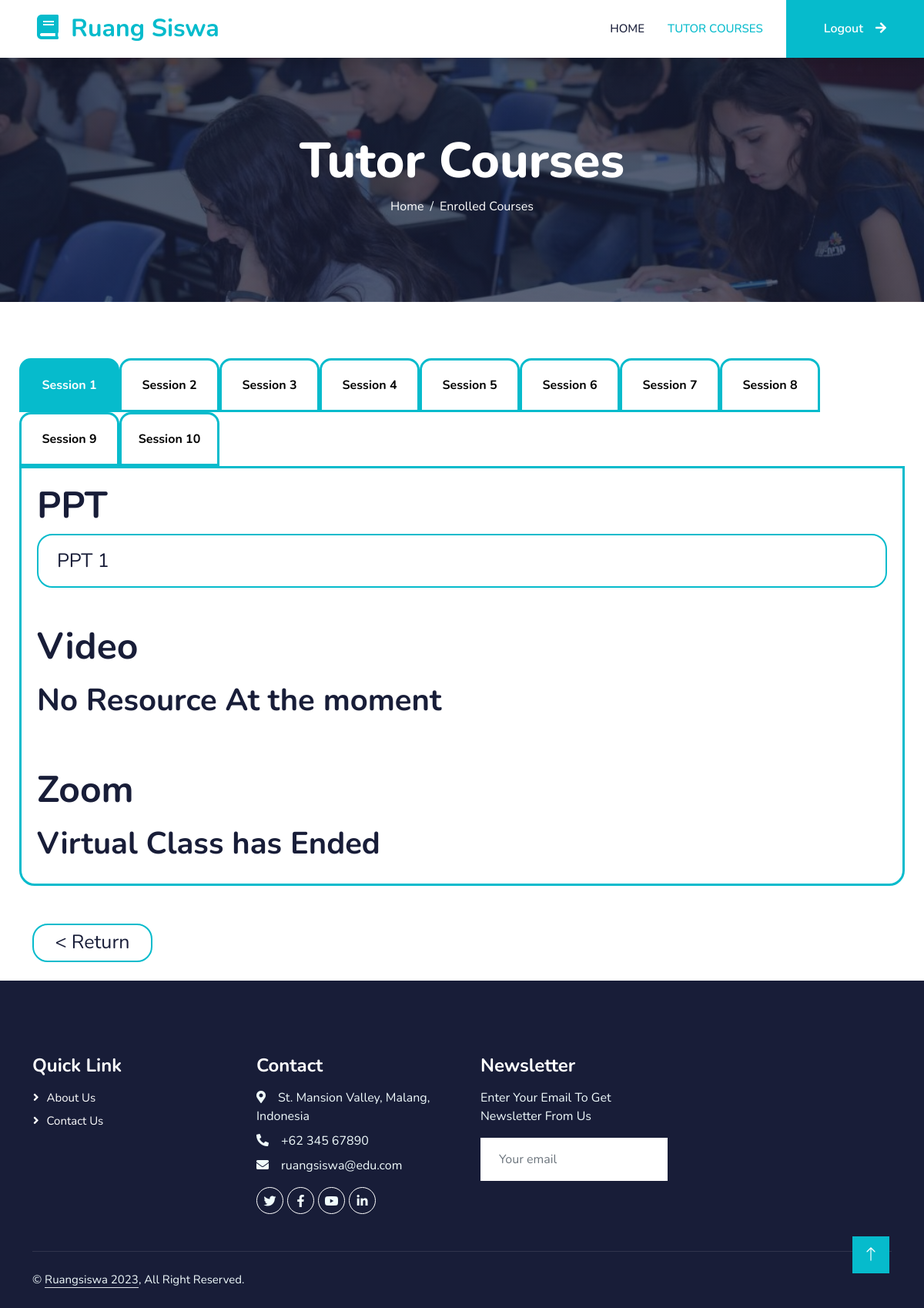
Page /Tutor/TTRDetCourse.php?crs=1&tID=06a2a87adb9df58eddbb41c45878209c&cls=10 (signed in) on the committed database.
### tables this page shows
CREATE TABLE `vipcoursesession` (
  `SessionID` int(11) NOT NULL,
  `CourseID` int(11) NOT NULL,
  `TutorID` varchar(100) NOT NULL,
  `SessionName` varchar(100) NOT NULL,
  `ZoomLink` varchar(100) NOT NULL,
  `SessionDate` date NOT NULL,
  `SessionTime` time NOT NULL
);

CREATE TABLE `vipsessionmaterials` (
  `SessionID` int(11) NOT NULL,
  `CourseID` int(11) NOT NULL,
  `TutorID` varchar(100) NOT NULL,
  `Type` varchar(100) NOT NULL,
  `Title` varchar(100) NOT NULL,
  `Link` varchar(100) NOT NULL
);

### Tutor/TTRDetCourse.php (the view, shortened to what this page needs)
<?php
    require_once 'connection.php';
    if(isset($_SESSION["Username"])){
        $session = $_GET['crs'];
        $tutor = $_GET['tID'];
        $sql1 = "SELECT * FROM vipcoursesession WHERE CourseID = $session";
        $listssn = $conn->query($sql1);
        $manyssn = mysqli_num_rows($listssn);
    }
?>
<!DOCTYPE html>
<html lang="en">
<head>
    <link href="https://cdnjs.cloudflare.com/ajax/libs/font-awesome/5.10.0/css/all.min.css" rel="stylesheet">
    <link href="https://cdn.jsdelivr.net/npm/bootstrap-icons@1.4.1/font/bootstrap-icons.css" rel="stylesheet">
    <link href="../lib/animate/animate.min.css" rel="stylesheet">
    <link href="../lib/owlcarousel/assets/owl.carousel.min.css" rel="stylesheet">
    <link href="../css/bootstrap.min.css" rel="stylesheet">
    <link href="../css/style.css" rel="stylesheet">
</head>
<body>
    <?php
    if(isset($_SESSION["Username"])){
    ?>
        <nav class="navbar navbar-expand-lg bg-white navbar-light shadow sticky-top p-0">
            <a href="index.php" class="navbar-brand d-flex align-items-center px-4 px-lg-5">
                <h2 class="m-0 text-primary"><i class="fa fa-book me-3"></i>Ruang Siswa</h2>
            </a>
            <div class="collapse navbar-collapse" id="navbarCollapse">
                <div class="navbar-nav ms-auto p-4 p-lg-0">
                    <a href="TutorHome.php" class="nav-item nav-link">Home</a>
                    <a href="#" class="nav-item nav-link active">Tutor Courses</a>
                </div>
                <a href="../VIP/logout.php" class="btn btn-primary py-4 px-lg-5 d-none d-lg-block">Logout<i class="fa fa-arrow-right ms-3"></i></a>
            </div>
        </nav>
        <div class="container-fluid bg-primary py-5 mb-5 page-header">
            <div class="container py-5">
                <div class="row justify-content-center">
                    <div class="col-lg-10 text-center">
                        <h1 class="display-3 text-white animated slideInDown">Tutor Courses</h1>
                        <nav aria-label="breadcrumb">
                            <ol class="breadcrumb justify-content-center">
                                <li class="breadcrumb-item"><a class="text-white" href="#">Home</a></li>
                                <li class="breadcrumb-item text-white active" aria-current="page">Enrolled Courses</li>
                            </ol>
                        </nav>
                    </div>
                </div>
            </div>
        </div>
        <div class="mytabs">
            <?php
            for($i = 1 ; $i <= $manyssn ; $i++){
                $qtyssn = mysqli_fetch_assoc($listssn);
                if($i == 1){
            ?>
                    <label for="Session<?php echo $qtyssn['SessionID'];?>">Session <?php echo $qtyssn['SessionID'];?></label>
                    <div class="tab">
                        <h2>PPT</h2>
                        <?php
                        $sql2 = "SELECT vipsessionmaterials.Title, vipsessionmaterials.Link FROM vipsessionmaterials WHERE vipsessionmaterials.Type = 'PPT' AND vipsessionmaterials.SessionID = $i AND vipsessionmaterials.CourseID = $session AND vipsessionmaterials.TutorID = '$tutor';";
                        $pptlist = $conn->query($sql2);
                        $chck = $conn->query($sql2);
                        if(!empty($check = mysqli_fetch_assoc($chck))){
                            while($ppt = mysqli_fetch_assoc($pptlist)){
                            ?>
                                <a href="<?php echo $ppt["Link"];?>" class="btn btn-white btn-lg-course py-3 px-4 mt-2"><?php echo $ppt["Title"];?></a>
                        <?php
                            }
                        }
                        else{
                            ?>
                            <h1> No Resource At the moment</h1>
                            <?php
                        }
                        ?>
                        <div class="py-6">
                        <h2>Video</h2>
                        </div>
                        <?php
                        $sql3 = "SELECT vipsessionmaterials.Title, vipsessionmaterials.Link FROM vipsessionmaterials WHERE vipsessionmaterials.Type = 'Video' AND vipsessionmaterials.SessionID = $i AND vipsessionmaterials.CourseID = $session AND vipsessionmaterials.TutorID = '$tutor';";
                        $videolist = $conn->query($sql3);
                        $chck1 = $conn->query($sql3);
                        if(!empty($check1 = mysqli_fetch_assoc($chck1))){
                            while($video = mysqli_fetch_assoc($videolist)){
                            ?>
                                <a href="<?php echo $video["Link"];?>" class="btn btn-white btn-lg-course py-3 px-4 mt-2"><?php echo $video["Title"];?></a>
                        <?php
                            }
                        }
                        else{
                            ?>
                            <h1> No Resource At the moment</h1>
                            <?php
                        }
                        ?>
                        <p>
                        <div class="py-6">
                        <h2>Zoom</h2>
                        </div>
                            <?php
                            $sql4 = "SELECT ZoomLink, SessionDate, SessionTime, MAX(datediff(SessionDate, CURRENT_DATE)) as Restricted FROM vipcoursesession WHERE SessionID = $i AND CourseID = $session AND TutorID = '$tutor'";
                            $vrtlcls = $conn->query($sql4);
                            $chck2 = $conn->query($sql4);
                            if(!empty ($check2 = mysqli_fetch_assoc($chck2))){
                                $virtualclass = mysqli_fetch_assoc($vrtlcls);
                                $restric = $virtualclass['Restricted'];
                                if($restric < 0){
                                    ?>
                                    <h1>Virtual Class has Ended</h1>
                                <?php
                                }
                            ?>
                            <?php
                            }
                            else{
                            ?>
                                <h1>No Online Classes Today</h1>
                            <?php
                            }
                            ?>
                        </div>
                    <?php
                }
                else{
                    ?>
                    <label for="Session<?php echo $qtyssn['SessionID'];?>">Session <?php echo $qtyssn['SessionID'];?></label>
                    <?php
                }
            }
            ?>
          </div>
        <div class="container">
            <div class="py-4">
                <form>
                    <input type="button" value="< Return" class="btn btn-white btn-lg-return upscale-30 px-4 py-1" onclick="history.back()">
                </form>
            </div>
        </div>
        <div class="container-fluid bg-dark text-light footer pt-5 mt-6 wow fadeIn" data-wow-delay="0.1s">
            <div class="container py-5">
                <div class="row g-5">
                    <div class="col-lg-3 col-md-6">
                        <h4 class="text-white mb-3">Quick Link</h4>
                        <a class="btn btn-link" href="../about.php">About Us</a>
                        <a class="btn btn-link" href="../contact.php">Contact Us</a>
                    </div>
                    <div class="col-lg-3 col-md-6">
                        <h4 class="text-white mb-3">Contact</h4>
                        <p class="mb-2"><i class="fa fa-map-marker-alt me-3"></i>St. Mansion Valley, Malang, Indonesia</p>
                        <p class="mb-2"><i class="fa fa-phone-alt me-3"></i>+62 345 67890</p>
                        <p class="mb-2"><i class="fa fa-envelope me-3"></i>ruangsiswa@edu.com</p>
                        <div class="d-flex pt-2">
                            <a class="btn btn-outline-light btn-social" href="www.twitter.com"><i class="fab fa-twitter"></i></a>
                            <a class="btn btn-outline-light btn-social" href="www.facebook.com"><i class="fab fa-facebook-f"></i></a>
                            <a class="btn btn-outline-light btn-social" href="www.youtube.com"><i class="fab fa-youtube"></i></a>
                            <a class="btn btn-outline-light btn-social" href="www.linkedin.com"><i class="fab fa-linkedin-in"></i></a>
                        </div>
                    </div>
                    <div class="col-lg-3 col-md-6">
                        <h4 class="text-white mb-3">Newsletter</h4>
                        <p>Enter Your Email To Get Newsletter From Us</p>
                        <div class="position-relative mx-auto" style="max-width: 400px;">
                            <input class="form-control border-0 w-100 py-3 ps-4 pe-5" type="text" placeholder="Your email">
                        </div>
                    </div>
                </div>
            </div>
            <div class="container">
                <div class="copyright">
                    <div class="row">
                        <div class="col-md-6 text-center text-md-start mb-3 mb-md-0">
                            &copy; <a class="border-bottom" href="#">Ruangsiswa 2023</a>, All Right Reserved.
                        </div>
                        <div class="col-md-6 text-center text-md-end">
                        </div>
                    </div>
                </div>
            </div>
        </div>
    <?php
    }
   ?>
    <a href="#" class="btn btn-lg btn-primary btn-lg-square back-to-top"><i class="bi bi-arrow-up"></i></a>
</body>
</html>

### css/style.css (style rules this page uses)
:root { --primary: #06BBCC; --light: #F0FBFC; --white: #FFFFFF; --dark: #181d38; }
.back-to-top { position: fixed; display: none; right: 45px; bottom: 45px; z-index: 99; }
.upscale-30 { font-size: 30px; }
.btn { font-family: 'Nunito', sans-serif; font-weight: 600; transition: .5s; }
.btn.btn-primary, .btn.btn-secondary { color: #FFFFFF; }
.btn-lg-square { width: 48px; height: 48px; }
.btn-lg-course { width: 100%; height: 70px; max-width: 100%; }
.btn-lg-return { width: 156px; height: 50px; max-width: 100%; }
.btn-square, .btn-sm-square, .btn-lg-square { padding: 0; display: flex; align-items: center; justify-content: center; font-weight: normal; border-radius: 0px; }
.btn-lg-course { padding: 0; display: flex; align-items: center; justify-content: left; font-weight: normal; font-size: 25px; border-radius: 20px; border: 2px solid #06BBCC; color:#181d38; }
.btn-lg-return { padding: 0; display: flex; align-items: center; justify-content: left; font-weight: normal; font-size: 25px; border-radius: 20px; border: 2px solid #06BBCC; color:#181d38; }
.navbar-light .navbar-nav .nav-link { margin-right: 30px; padding: 25px 0; color: #FFFFFF; font-size: 15px; text-transform: uppercase; outline: none; }
.navbar-light .navbar-nav .nav-link:hover, .navbar-light .navbar-nav .nav-link.active { color: var(--primary); }
.navbar-light .navbar-brand, .navbar-light a.btn { height: 75px; }
.navbar-light .navbar-nav .nav-link { color: var(--dark); font-weight: 500; }
.navbar-light.sticky-top { top: -100px; transition: .5s; }
.page-header { background: linear-gradient(rgba(24, 29, 56, .7), rgba(24, 29, 56, .7)), url(../img/carousel-1.jpg); background-position: center center; background-repeat: no-repeat; background-size: cover; }
.breadcrumb-item + .breadcrumb-item::before { color: var(--light); }
.footer .btn.btn-social { margin-right: 5px; width: 35px; height: 35px; display: flex; align-items: center; justify-content: center; color: var(--light); font-weight: normal; border: 1px solid #FFFFFF; border-radius: 35px; transition: .3s; }
.footer .btn.btn-link { display: block; margin-bottom: 5px; padding: 0; text-align: left; color: #FFFFFF; font-size: 15px; font-weight: normal; text-transform: capitalize; transition: .3s; }
.footer .btn.btn-link::before { position: relative; content: "\f105"; font-family: "Font Awesome 5 Free"; font-weight: 900; margin-right: 10px; }
.footer .copyright { padding: 25px 0; font-size: 15px; border-top: 1px solid rgba(256, 256, 256, .1); }
.footer .copyright a { color: var(--light); }
.mytabs { display: flex; flex-wrap: wrap; max-width: 1350px; margin: 0px auto; padding: 25px; }
.mytabs label { text-align: center; padding: 20px; width: 130px; background: #fff; border: 3px solid #06BBCC; font-weight: bold; border-radius: 15px 15px 0% 0%; }
.mytabs .tab { width: 100%; padding: 20px; background: #fff; order: 1; display: none; border: 3px solid #06BBCC; border-radius: 0px 0px 20px 20px; }
.mytabs .tab h2 { font-size: 3em; }
.mytabs input[type='radio']:checked + label + .tab { display: block; }
.mytabs input[type="radio"]:checked + label { background: #06BBCC; color:#FFFFFF; }

### rows in the picture
vipcoursesession: SessionID "1", shows "No Resource At the moment", shows "Virtual Class has Ended"
vipsessionmaterials: Title "PPT 1"
vipcoursesession: SessionID "2"
vipcoursesession: SessionID "3"
vipcoursesession: SessionID "4"
vipcoursesession: SessionID "5"
vipcoursesession: SessionID "6"
vipcoursesession: SessionID "7"
vipcoursesession: SessionID "8"
vipcoursesession: SessionID "9"
vipcoursesession: SessionID "10"
